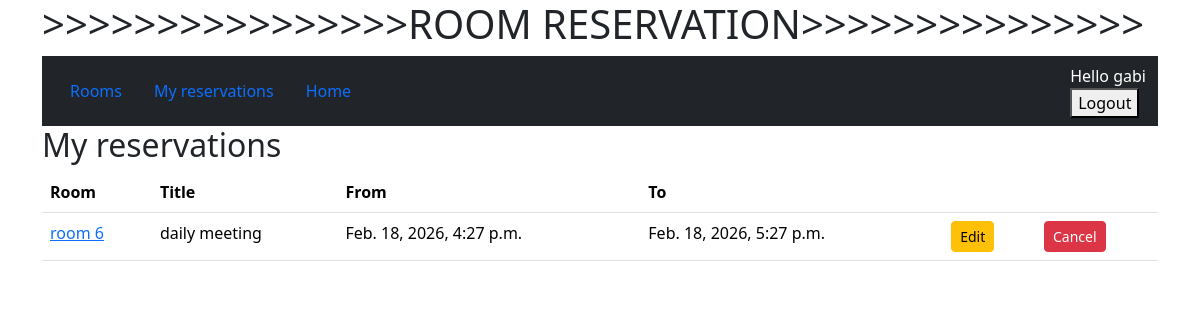
Page /rooms/my/ (signed in) on the earlier database version.
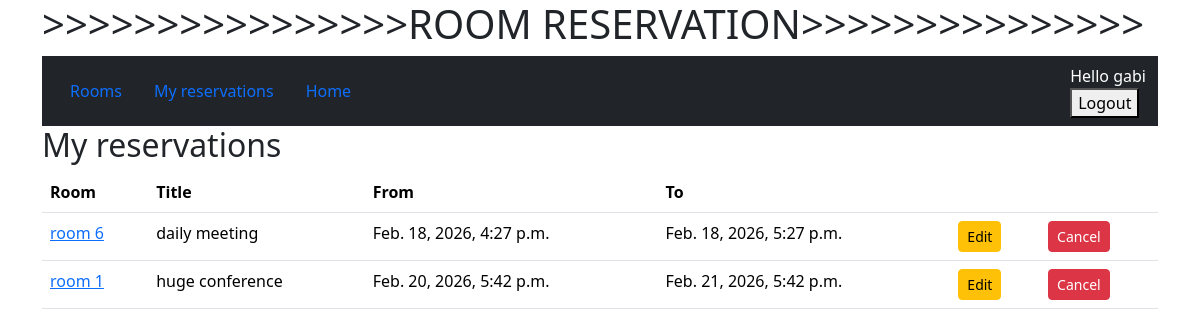
Same page on the later database version.
### rooms/models.py (models this page shows, shortened)
class Reservation(models.Model):
    class Status(models.TextChoices):
        ACTIVE = "active", "Active"
        CANCELLED = "cancelled", "Cancelled"
    room = models.ForeignKey(Room, on_delete=models.PROTECT, related_name='reservations')
    organizer = models.ForeignKey('auth.User', on_delete=models.PROTECT, related_name='reservations')
    title = models.CharField(max_length=200)
    description = models.TextField(blank=True)
    start_at = models.DateTimeField()
    end_at = models.DateTimeField()
    status = models.CharField(max_length=10, choices=Status.choices, default=Status.ACTIVE)
    cancelled_at = models.DateTimeField(blank=True, null=True)
    created_at = models.DateTimeField(auto_now_add=True)
    updated_at = models.DateTimeField(auto_now=True)
    class Meta:
        ordering = ['start_at']
        indexes = [
            models.Index(fields=['room', 'start_at', 'end_at'], name='res_room_start_end_idx'),
            models.Index(fields=['organizer', 'start_at'], name='res_organizer_start_idx'),
        ]

class Room(models.Model):
    name = models.CharField(max_length=200, unique=True)
    location = models.CharField(max_length=200, blank=True)
    capacity = models.IntegerField(default=10)
    is_active = models.BooleanField(default=True)
    class Meta:
        ordering = ['name']

### rooms/views.py (the view)
# urls.py: path("my/", views.my_reservations, name="my_reservations"),
@login_required
def my_reservations(request):
    reservations = Reservation.objects.filter(
        organizer=request.user,
        start_at__gte=timezone.now(),
        status=Reservation.Status.ACTIVE,
    ).order_by("start_at")
    return render(request, "rooms/my_reservations.html", {"reservations": reservations})

### rooms/templates/rooms/my_reservations.html (shortened to what this page needs)
{% extends "base.html" %}
{% block content %}
<h2>My reservations</h2>
{% if reservations %}
<table class="table">
    <tr>
        <th>Room</th>
        <th>Title</th>
        <th>From</th>
        <th>To</th>
        <th></th>
        <th></th>
    </tr>
    {% for r in reservations %}
    <tr>
        <td>
            <a href="{% url 'rooms:detail' r.room.pk %}">
                {{ r.room.name }}
            </a>
        </td>
        <td>{{ r.title }}</td>
        <td>{{ r.start_at }}</td>
        <td>{{ r.end_at }}</td>
        <td>
            <a href="{% url 'rooms:edit_reservation' r.pk %}"
               class="btn btn-sm btn-warning">
                Edit
            </a>
        </td>
        <td>
            <form method="post"
                  action="{% url 'rooms:cancel_reservation' r.pk %}">
                <button class="btn btn-sm btn-danger">
                    Cancel
                </button>
            </form>
        </td>
    </tr>
    {% endfor %}
</table>
{% else %}
<p>No upcoming reservations.</p>
{% endif %}
{% endblock %}

Differences in the rows shown:
added Reservation: room.name "room 1", title "huge conference", start_at "Feb. 20, 2026, 5:42 p.m.", end_at "Feb. 21, 2026, 5:42 p.m."
